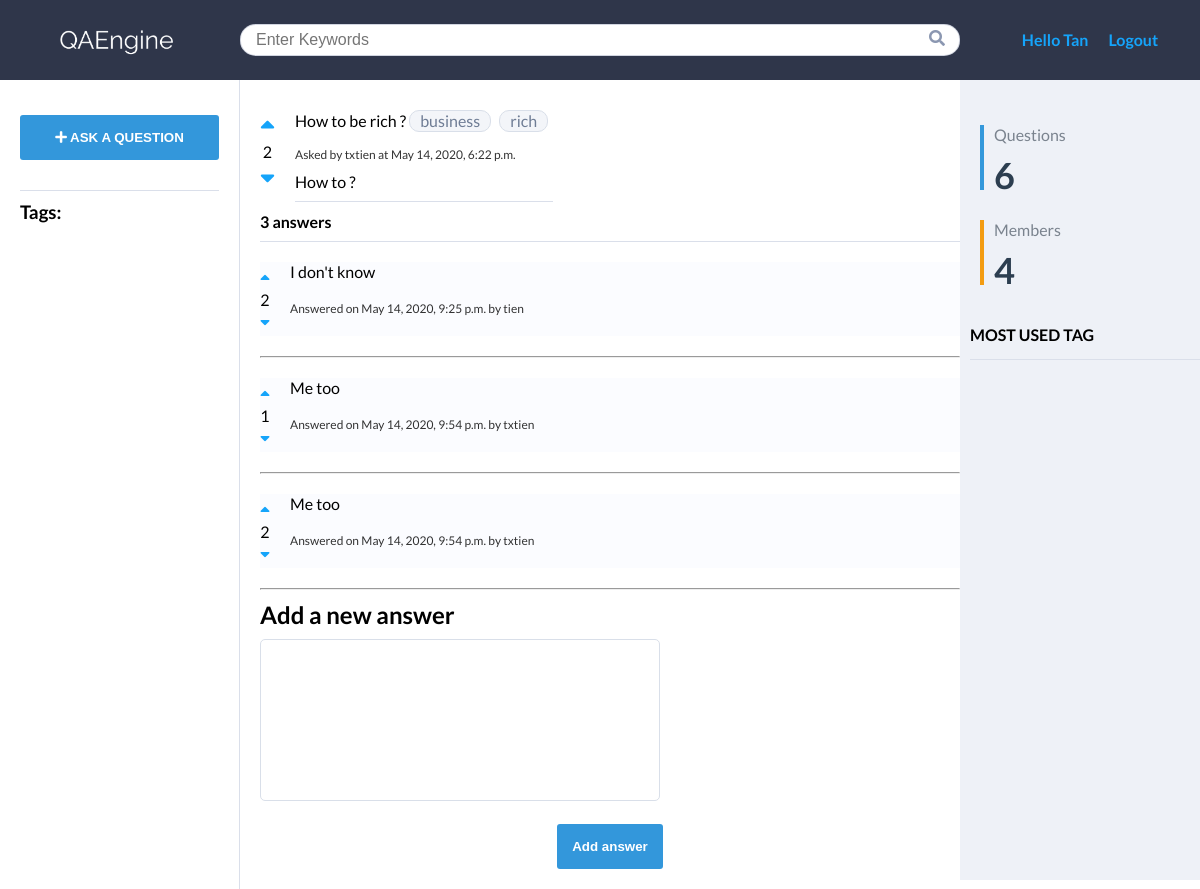
/how-be-rich/ (signed in), run on the app's committed database.
### qa/models.py (models this page shows, shortened)
class Question(models.Model):
    title = models.CharField(max_length=250)
    slug = models.SlugField(max_length=250, unique_for_date='created')
    user = models.ForeignKey(
        User, on_delete=models.CASCADE, related_name="question")
    body = models.TextField()
    created = models.DateTimeField(auto_now_add=True)
    updated = models.DateTimeField(auto_now=True)
    votes = models.IntegerField(default=0)
    tags = TaggableManager()
    class Meta:
        ordering = ('-created',)

class Answer(models.Model):
    question = models.ForeignKey(
        Question, on_delete=models.CASCADE, related_name="answers")
    user = models.ForeignKey(
        User, on_delete=models.CASCADE, related_name="answer")
    body = models.TextField()
    created = models.DateTimeField(auto_now_add=True)
    updated = models.DateTimeField(auto_now=True)
    votes = models.IntegerField(default=0)
    class Meta:
        ordering = ('created',)

### qa/views.py (the view)
# urls.py: path('<slug:question>/', views.question_detail, name='question_detail'),
def question_detail(request, question):
    user_count = User.objects.count()
    question = get_object_or_404(Question, slug=question)
    search_form = SearchForm()
    answers = question.answers.all()
    new_answer = None
    if request.method == "POST":
        answer_form = AnswerForm(request.POST)
        if answer_form.is_valid():
            new_answer = answer_form.save(commit=False)
            new_answer.question = question
            new_answer.user = get_object_or_404(User, username=request.user.username)
            new_answer.save()
    else:
        answer_form = AnswerForm()
    return render(request, 'extends/detail.html', {'question': question, 'user_count': user_count, 'question_count': Question.objects.count(), 'answers': answers, 'new_answer': new_answer, 'answer_form': answer_form, 'search_form': search_form})

### qa/forms.py
class AnswerForm(forms.ModelForm):
    class Meta:
        model = Answer
        fields = ('body',)
        labels = {
            'body': ""
        }

class SearchForm(forms.Form):
    query = forms.CharField(label="", widget=forms.TextInput(attrs={'placeholder': 'Enter Keywords'}))

### qa/templates/extends/detail.html (shortened to what this page needs)
{% extends "../base.html" %}
{% block content %}
<div class="container">
    <div class="question-detail">
        <div class="votes-count">
            <a href="" class="popup"><span class="upvote" data-id="{{user.id}}" data-qa="q" data-identity="{{question.slug}}" data-action="upvote"><i class="fas fa-sort-up"></i></span></a>
            {{question.votes}}
            <a href="" class="popup"><span class="downvote" data-id="{{user.id}}" data-qa="q" data-identity="{{question.slug}}" data-action="downvote"><i class="fas fa-sort-down"></i></span></a>
        </div>
        <div class="question-content">
            <p class="question-title py-1">
                {{ question.title }}
                {% for tag in question.tags.all %}
                <a href="{% url 'qa:question_by_tag' tag.slug %}" class="tag">{{tag.name}}</a>
                {% endfor %}
            </p>
            <p class="date">Asked by {{question.user.username}} at {{question.created}}</p>
            <p class="question-body py-1">{{ question.body }}</p>
        </div>
    </div>
    <div class="answers-block">
        {% with answers.count as total_answers %}
        <h4 class="py-1">{{total_answers}} answer{{total_answers|pluralize}}</h4>
        {% endwith %}
        <div class="answers my-1">
            {% for answer in answers %}
            <div class="answer-detail my-2">
                <div class="votes-count">
                    <a href="" class="popup"><span class="upvote" data-id="{{user.id}}" data-qa="a" data-identity="{{answer.id}}" data-action="upvote"><i class="fas fa-sort-up"></i></span></a>
                    {{answer.votes}}
                    <a href="" class="popup"><span class="downvote" data-id="{{user.id}}" data-qa="a" data-identity="{{answer.id}}" data-action="downvote"><i class="fas fa-sort-down"></i></span></a>
                </div>
                <div class="answer-content">
                    <p class="answer-body">
                        {{answer.body}}
                    </p>
                    <p class="date my-2">Answered on {{answer.created}} by {{answer.user.username}}</p>
                </div>
            </div>
            <hr>
            {% empty %}
            <p>There is no answer yet</p>
            {% endfor %}
        </div>
    </div>
    {% if new_answer %}
        <h2>Your answer has been added</h2>
    {% else %}
        {% if request.user.is_authenticated %}
            <h2 class="my-1">Add a new answer</h2>
            <form action="" method="post" class="answer-form">
                {{answer_form.as_p}}
                <p class="my-1"><input type="submit" value="Add answer"></p>
            </form>
        {% else %}
            <p>Please login to answer</p>
        {% endif %}
    {% endif %}
</div>
{% endblock %}

### qa/templates/base.html (shortened to what this page needs)
{% load static %}
{% load taggit_templatetags2_tags %}
<!DOCTYPE html>
<html lang="en">
<head>
    <link href="{% static 'css/base.css' %}" rel="stylesheet">
    <link rel="stylesheet" href='https://use.fontawesome.com/releases/v5.1.0/css/all.css'>
</head>
<body>
    <header id='header'>
        <div class="logo-img">
            <a href="{% url 'qa:home' %}">
                <img src="{% static 'img/logo.png' %}" alt="logo">
            </a>
        </div>
        <div class="search-bar">
            <form method="get" action="{% url 'qa:home' %}">
                {{search_form.as_p}}
            </form>
            <i class="fas fa-search"></i>
        </div>
        <div class="navigation">
            <ul>
                {% if request.user.is_authenticated %}
                <li style="color: #15A4FA">Hello {{request.user.first_name}}</li>
                <li><a href="{% url 'qa:logout' %}">Logout</a></li>
                {% else %}
                <li><a href="{% url 'qa:login' %}">Login</a></li>
                <li><a href="{% url 'qa:register' %}">Register</a></li>
                {% endif %}
            </ul>
        </div>
    </header>
    <section id="main-content">
        <aside id="left-sidebar">
            <ul>
                <li class="btn">
                    <a href="{% url 'qa:new_question' %}"><button class="ask-question"><i class="fas fa-plus"></i> ASK A QUESTION</button></a>
                </li>
                <h3 class="my-1">Tags:</h3>
            </ul>
        </aside>
        <div class="content">
            {%block content%} {%endblock%}
        </div>
        <aside id="right-sidebar">
            <div class="statistic">
                <ul>
                    <li class="question-count">
                        <p>Questions</p>
                        <p><span>{{question_count}}</span></p>
                    </li>
                    <li class="member-count">
                        <p>Members</p>
                        <p><span>{{user_count}}</span></p>
                    </li>
                </ul>
            </div>
            <div class="most-used-tags">
                <h4>MOST USED TAG</h4>
            </div>
        </aside>
    </section>
</body>
</html>

### qa/static/css/base.css (style rules this page uses)
* { margin: 0; padding: 0; box-sizing: border-box; }
body { font-family: "Lato", sans-serif; }
a { text-decoration: none; color: #15a4fa; }
li { list-style: none; }
a.tag { background: #f3f5f9; border: 1px solid #d9dfe9; border-radius: 10px; background-color: #f3f5f9; text-decoration: none; color: #6f7d95; line-height: 20px; display: inline-block; padding: 0 10px; margin-right: 5px; margin-bottom: 5px; }
.py-1 { padding: 10px 0; }
.my-1 { margin: 10px 0; }
.my-2 { margin: 20px 0; }
.date { opacity: 0.8; font-size: 12px; }
.container { margin-top: 20px; margin-left: 20px; }
#header { background: #2f364a; display: grid; grid-template-columns: 1fr 3fr 1fr; align-items: center; }
.logo-img img { max-height: 50px; vertical-align: middle; }
#header .navigation ul { width: 100%; display: flex; justify-content: center; }
#header .navigation li { display: inline-block; line-height: 80px; text-align: center; margin-left: 20px; font-weight: bold; }
#header .search-bar { position: relative; }
#header .search-bar input { width: 100%; height: 32px; border-radius: 30px; padding-left: 15px; outline: none; color: #8c97b2; border: 1px solid rgba(140, 151, 178, 0.4); border-radius: 16px / 15px; background-color: #fff; }
#header .search-bar i { display: inline-block; position: absolute; right: 15px; top: 16px; color: #8b97b1; }
#right-sidebar { background-color: #eef1f7; padding-left: 10px; height: 100vh; }
#right-sidebar .statistic { margin-top: 35px; padding: 10px; }
#right-sidebar .statistic li { margin-bottom: 30px; padding-left: 10px; }
#right-sidebar .statistic li p { font-size: 16px; color: #7a838e; }
#right-sidebar .statistic li p span { font-weight: 700; font-size: 36px; line-height: 30px; display: block; color: #2c3e50; padding-top: 16px; }
#right-sidebar .statistic li.question-count { border-left: 4px solid #3498db; }
#right-sidebar .statistic li.member-count { border-left: 4px solid #f39c12; }
#right-sidebar .most-used-tags h4 { padding-bottom: 15px; border-bottom: 1px solid #dadfea; margin-bottom: 15px; }
#left-sidebar { border-right: 1px solid #dadfea; min-height: 800px; padding: 0; }
#left-sidebar ul { padding: 35px 20px 0; }
#left-sidebar .btn { display: block; padding-bottom: 30px; border-bottom: 1px solid #dadfea; }
#left-sidebar .btn button { width: 100%; height: 45px; border: none; color: #fff; display: block; font-weight: 700; border-radius: 3px; background-color: #3397db; padding: 15px; cursor: pointer; }
#main-content { display: grid; grid-template-columns: 1fr 3fr 1fr; }
.question-detail, .answer-detail { display: flex; }
.question-content, .answer-content { margin-left: 20px; }
.votes-count { display: flex; flex-direction: column; align-self: center; text-align: center; }
.question-detail .votes-count i { font-size: 1.5rem; }
.question-detail .question-body { border-bottom: 1px solid #dadfea; }
.question-detail .question-title { display: inline-block; }
.answers-block h4 { border-bottom: 1px solid #dadfea; }
.answers .answer-detail:nth-child(2n + 1) { background-color: #fbfcff; }
form input[type="password"], form input[type="text"], form input[type="email"] { background-color: #fff; border: 1px solid #dadfea; padding: 5px; display: inline-block; font-size: 16px; border-radius: 5px 5px 5px 5px; margin: 10px 0; }
form p input[type="submit"] { height: 45px; border: none; color: #fff; display: block; font-weight: 700; border-radius: 3px; background-color: #3397db; padding: 15px; cursor: pointer; margin: 20px auto; }
form textarea { border: 1px solid #d9dfe9; border-radius: 5px; resize: none; padding: 5px; }
form textarea, form input[type="text"] { width: 400px; }
.popup { position: relative; display: inline-block; cursor: pointer; -webkit-user-select: none; -moz-user-select: none; -ms-user-select: none; user-select: none; }

### data on the page
Question: votes "2", title "How to be rich ?", user.username "txtien", created "May 14, 2020, 6:22 p.m.", body "How to ?"
Tag: name "business"
Tag: name "rich"
Answer: votes "2", body "I don't know", created "May 14, 2020, 9:25 p.m.", user.username "tien"
Answer: votes "1", body "Me too", created "May 14, 2020, 9:54 p.m.", user.username "txtien"
Answer: votes "2", body "Me too", created "May 14, 2020, 9:54 p.m.", user.username "txtien"

### other printed values
{{ request.user.first_name }} "Tan"
{{ total_answers }} "3"
{{ question_count }} "6"
{{ user_count }} "4"
